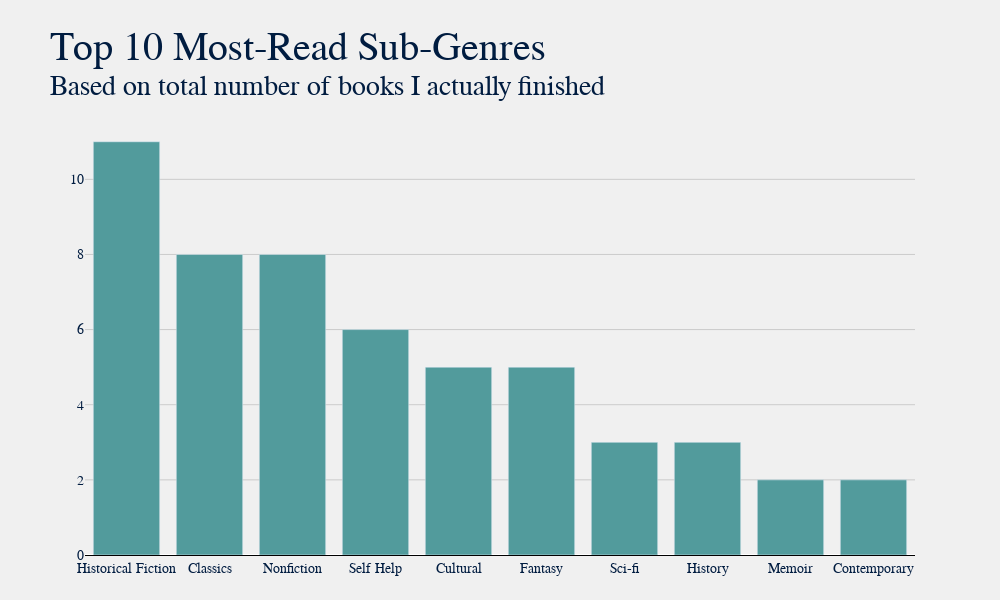

Write notebook code for a chart like this one.
### Code cell
title = "Top 10 Most-Read Sub-Genres"
sub = f"Based on total number of books I actually finished"

plot.gen_bar_graph(df, 'Sub-Genre', title, sub, 10, color="#529b9c")

### Figure 1 — Plotly figure (JSON) as saved in the notebook; plotly's stock layout.template omitted (floating-point values rounded to 4 significant figures)
{"data": [{"marker": {"color": "#529b9c"}, "name": "", "type": "bar", "x": ["Historical Fiction", "Classics", "Nonfiction", "Self Help", "Cultural", "Fantasy", "Sci-fi", "History", "Memoir", "Contemporary"], "y": [11, 8, 8, 6, 5, 5, 3, 3, 2, 2]}], "layout": {"barmode": "group", "font": {"color": "#001c40", "family": "Baskerville", "size": 14}, "height": 600, "margin": {"b": 45, "l": 85, "r": 85, "t": 120}, "paper_bgcolor": "#f0f0f0", "plot_bgcolor": "#f0f0f0", "title": {"font": {"color": "#001c40", "family": "Baskerville, Bold", "size": 40}, "text": "Top 10 Most-Read Sub-Genres<br><sup>Based on total number of books I actually finished"}, "width": 1000, "xaxis": {"autorange": true, "gridcolor": "#cbcbcb", "linecolor": "black", "range": [-0.5, 9.5], "showgrid": false, "showline": true, "title": {}, "type": "category"}, "yaxis": {"autorange": true, "gridcolor": "#cbcbcb", "linecolor": "black", "range": [0, 11.58], "showgrid": true, "showline": false, "showticklabels": true, "title": {}, "type": "linear"}}}
